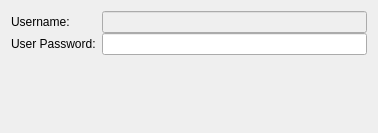
<?xml version="1.0" encoding="UTF-8"?>
<ui version="4.0">
 <class>L2tpAuth</class>
 <widget class="QWidget" name="L2tpAuth">
  <property name="geometry">
   <rect>
    <x>0</x>
    <y>0</y>
    <width>378</width>
    <height>133</height>
   </rect>
  </property>
  <layout class="QFormLayout" name="formLayout">
   <property name="verticalSpacing">
    <number>0</number>
   </property>
   <item row="0" column="0">
    <widget class="QLabel" name="userNameLabel">
     <property name="text">
      <string>Username:</string>
     </property>
     <property name="buddy">
      <cstring>leUserName</cstring>
     </property>
    </widget>
   </item>
   <item row="0" column="1">
    <widget class="QLineEdit" name="leUserName">
     <property name="enabled">
      <bool>false</bool>
     </property>
     <property name="toolTip">
      <string>Set the name used for authenticating the local system to the peer to &lt;name&gt;.</string>
     </property>
    </widget>
   </item>
   <item row="1" column="0">
    <widget class="QLabel" name="userPasswordLabel">
     <property name="text">
      <string>User Password:</string>
     </property>
     <property name="wordWrap">
      <bool>false</bool>
     </property>
     <property name="buddy">
      <cstring>leUserPassword</cstring>
     </property>
    </widget>
   </item>
   <item row="1" column="1">
    <widget class="PasswordField" name="leUserPassword">
     <property name="toolTip">
      <string>Password passed to PPPD when prompted for it.</string>
     </property>
     <property name="passwordModeEnabled" stdset="0">
      <bool>true</bool>
     </property>
    </widget>
   </item>
  </layout>
 </widget>
 <customwidgets>
  <customwidget>
   <class>PasswordField</class>
   <extends>QLineEdit</extends>
   <header>passwordfield.h</header>
  </customwidget>
 </customwidgets>
 <resources/>
 <connections/>
</ui>
